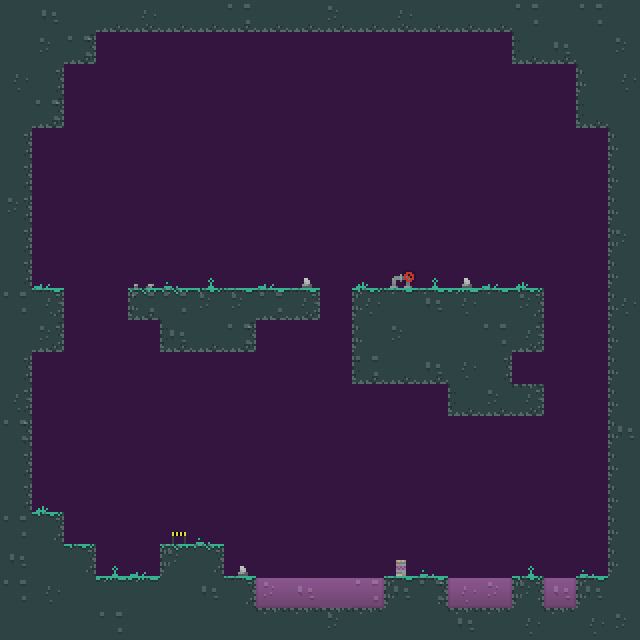

A level layout from a 2D game, rendered from its tile map. Below: a short description, then the map file with tile-grid data replaced by summaries:
An orthogonal 20x20 tile map with 32x32 px tiles, 3 tile layers (World, World texture, Decorations).

<map version="1.0" orientation="orthogonal" width="20" height="20" tilewidth="32" tileheight="32" backgroundcolor="#33153f">
 <tileset firstgid="1" name="Main tiles" tilewidth="32" tileheight="32">
  <image source="underground-level.png" width="192" height="224" />
  <tile id="0" terrain="0,0,," />
  <tile id="1" terrain="0,0,0,0" />
  <tile id="6" terrain="0,0,0,0" />
  <tile id="7" terrain=",0,,0" />
  <tile id="13" terrain="0,0,0,0" />
  <tile id="14" terrain="0,,,0" />
  <tile id="15" terrain=",,0," />
  <tile id="21" terrain=",0,," />
 </tileset>
 <layer name="World" width="20" height="20">
  <data>[400 cells, 139 non-empty, 14 distinct tile ids]</data>
 </layer>
 <layer name="World texture" width="20" height="20">
  <data>[400 cells, 65 non-empty, 4 distinct tile ids]</data>
 </layer>
 <layer name="Decorations" width="20" height="20">
  <data>[400 cells, 52 non-empty, 17 distinct tile ids]</data>
 </layer>
</map>